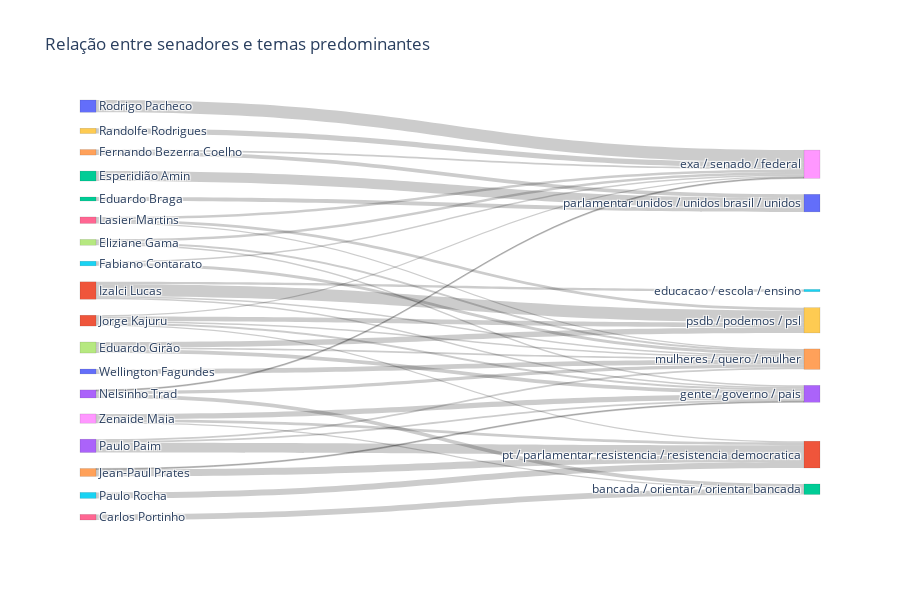

Notebook code for this chart:
### Markdown cell above
### Senadores e temas

Fluxos destacam os senadores mais prolíficos e os temas com os quais mais contribuem.

### Code cell
fluxo_senadores = preparar_fluxo(
    df_temas,
    origem='nome_autor',
    destino='tema_label',
    top_origem=18,
    top_destino=8,
    min_fluxo=15
)

fluxo_senadores_top = plotar_sankey(
    fluxo_senadores,
    origem='nome_autor',
    destino='tema_label',
    titulo='Relação entre senadores e temas predominantes'
)

fluxo_senadores_top.head(10)

### Figure 1 — Plotly figure (JSON) as saved in the notebook; plotly's stock layout.template omitted (floating-point values rounded to 4 significant figures)
{"data": [{"link": {"source": [0, 1, 2, 3, 4, 5, 6, 7, 8, 9, 10, 11, 12, 7, 13, 14, 13, 15, 16, 8, 16, 17, 1, 17, 11, 14, 3, 7, 3, 15, 1, 17, 11, 11, 1, 11, 8, 16, 4, 13], "target": [18, 19, 20, 21, 21, 21, 22, 19, 23, 18, 24, 19, 20, 23, 22, 20, 24, 24, 19, 21, 18, 18, 25, 24, 23, 18, 24, 24, 23, 18, 23, 23, 24, 21, 24, 18, 22, 24, 23, 18], "value": [186, 185, 151, 149, 105, 91, 85, 83, 82, 80, 74, 74, 60, 58, 57, 56, 50, 45, 41, 41, 40, 36, 35, 29, 29, 28, 27, 26, 26, 25, 24, 23, 22, 21, 20, 18, 17, 17, 15, 15]}, "node": {"color": ["#636EFA", "#EF553B", "#00CC96", "#AB63FA", "#FFA15A", "#19D3F3", "#FF6692", "#B6E880", "#FF97FF", "#FECB52", "#636EFA", "#EF553B", "#00CC96", "#AB63FA", "#FFA15A", "#19D3F3", "#FF6692", "#B6E880", "#FF97FF", "#FECB52", "#636EFA", "#EF553B", "#00CC96", "#AB63FA", "#FFA15A", "#19D3F3"], "label": ["Rodrigo Pacheco", "Izalci Lucas", "Esperidião Amin", "Paulo Paim", "Jean-Paul Prates", "Paulo Rocha", "Carlos Portinho", "Eduardo Girão", "Zenaide Maia", "Randolfe Rodrigues", "Wellington Fagundes", "Jorge Kajuru", "Eduardo Braga", "Nelsinho Trad", "Fernando Bezerra Coelho", "Fabiano Contarato", "Lasier Martins", "Eliziane Gama", "exa / senado / federal", "psdb / podemos / psl", "parlamentar unidos / unidos brasil / unidos", "pt / parlamentar resistencia / resistencia democratica", "bancada / orientar / orientar bancada", "gente / governo / pais", "mulheres / quero / mulher", "educacao / escola / ensino"], "line": {"color": "rgba(0,0,0,0.2)", "width": 0.5}, "pad": 16, "thickness": 16}, "type": "sankey"}], "layout": {"font": {"size": 12}, "height": 600, "title": {"text": "Relação entre senadores e temas predominantes"}}}
